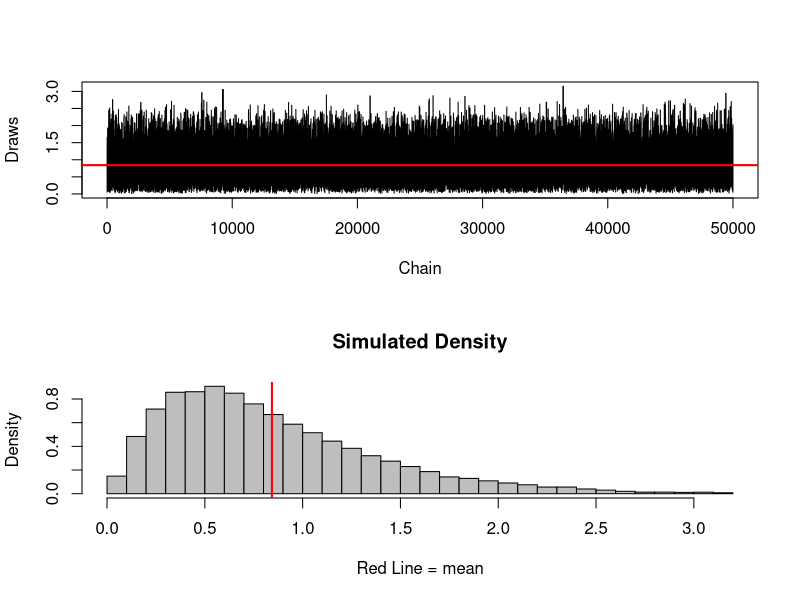
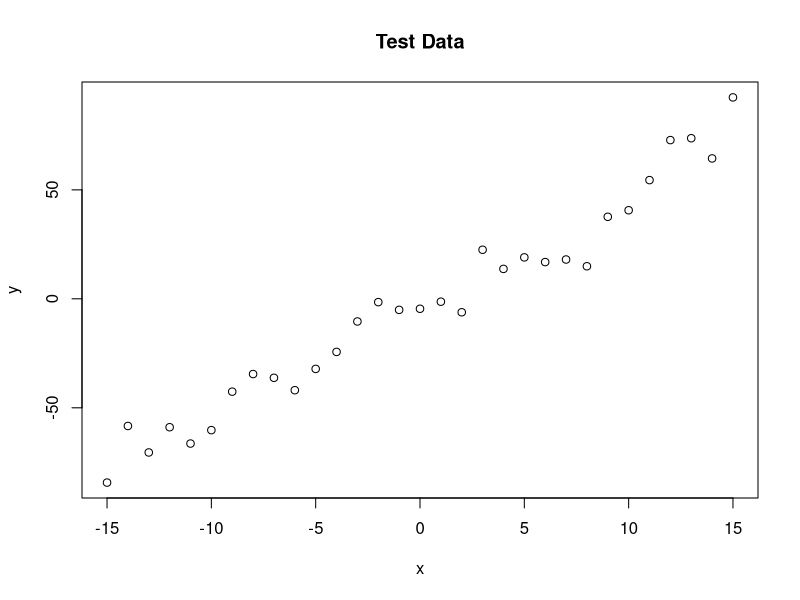
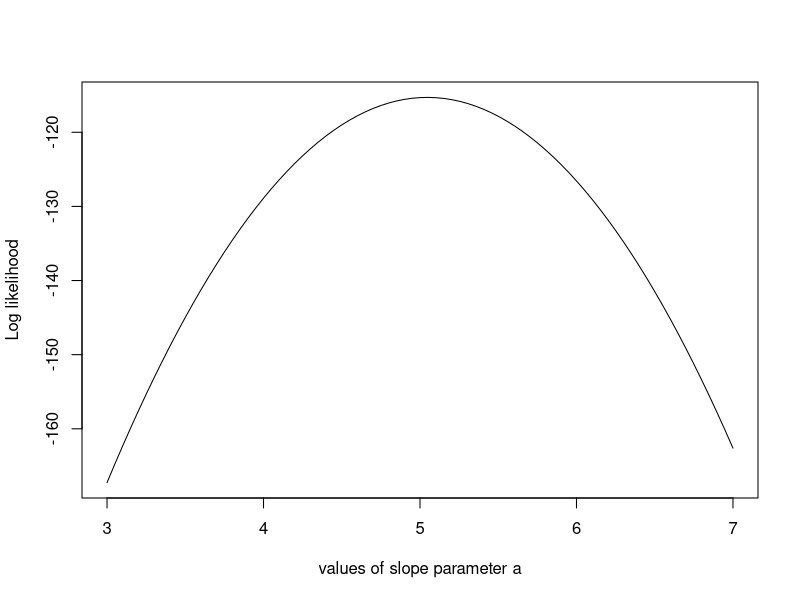
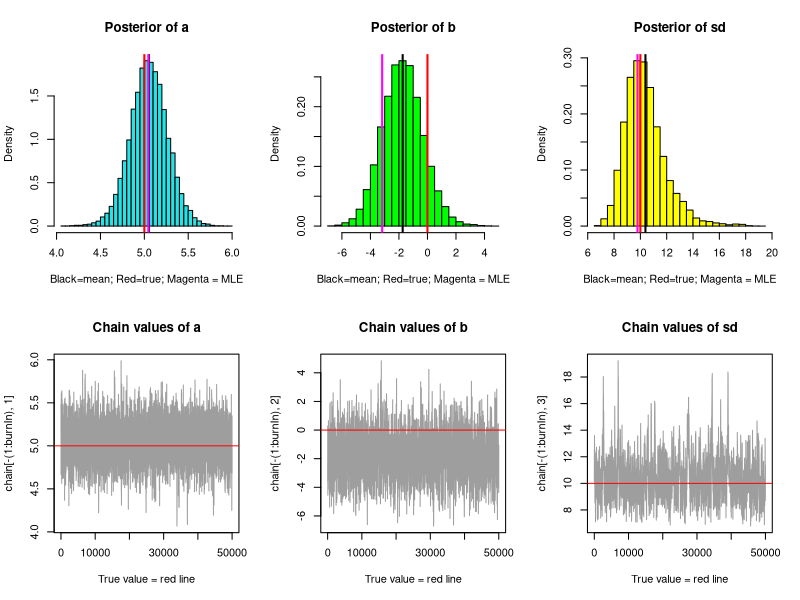

The R script that drew these images, in order:
## ---- chunk 1
set.seed(123)
gamm<-function (n, a, b){
        mu <- a/b
        sig <- sqrt(a/(b * b))
        vec <- vector("numeric", n)
        x <- 3*a/b
        vec[1] <- x
        for (i in 2:n) {
                can <- rnorm(1, mu, sig)
                aprob <- min(1, (dgamma(can, a, b)/dgamma(x, 
                        a, b))/(dnorm(can, mu, sig)/dnorm(x, 
                        mu, sig)))
                u <- runif(1)
                if (u < aprob) 
                        x <- can
                vec[i] <- x
        }
        return(vec)
}
## ---- chunk 2
nrep<- 55000
burnin<- 5000
shape<- 2.3
rate<-2.7

vec<-gamm(nrep,shape, rate)

## ---- chunk 3
vec=vec[-(1:burnin)]
#vec=vec[burnin:length(vec)]
## ---- chunk 4
par(mfrow=c(2,1)) # change main frame, how many graphs in one frame
plot(ts(vec), xlab="Chain", ylab="Draws")
abline(h = mean(vec), lwd="2", col="red" )
hist(vec,30, prob=TRUE, xlab="Red Line = mean", col="grey", main="Simulated Density")
abline(v = mean(vec), lwd="2", col="red" )
par(mfrow=c(1,1)) # go back to default
## ---- chunk 5
summary(vec[-(1:burnin)]);  
var(vec[-(1:burnin)])
## ---- chunk 6
trueA <- 5
trueB <- 0
trueSd <- 10
sampleSize <- 31
## ---- chunk 7
# create independent x-values, around zero
x <- (-(sampleSize-1)/2):((sampleSize-1)/2)
# create dependent values according to ax + b + N(0,sd)
y <-  trueA * x + trueB + rnorm(n=sampleSize,mean=0,sd=trueSd)

par(mfrow = c(1,1))
plot(x,y, main="Test Data")

## ---- chunk 8
likelihood <- function(param){
    a = param[1]
    b = param[2]
    sd = param[3]
     
    pred = a*x + b
    singlelikelihoods = dnorm(y, mean = pred, sd = sd, log = T)
    sumll = sum(singlelikelihoods)
    return(sumll)   
}
## ---- chunk 9
# Example: plot the likelihood profile of the slope a
slopevalues <- function(x){return(likelihood(c(x, trueB, trueSd)))}
slopelikelihoods <- lapply(seq(3, 7, by=.05), slopevalues )
plot (seq(3, 7, by=.05), slopelikelihoods , type="l", xlab = "values of slope parameter a", ylab = "Log likelihood")

## ---- chunk 10
# Prior distribution
prior <- function(param){
    a = param[1]
    b = param[2]
    sd = param[3]
# CHANGE THE NEXT 3 LINES TO CHANGE THE PRIOR, log is True, so these are log density/likelihood
    aprior = dunif(a, min=0, max=10, log = T)
    bprior = dnorm(b, sd = 2, log = T)
    sdprior = dunif(sd, min=0, max=30, log = T)
    return(aprior+bprior+sdprior)
}
## ---- chunk 11
posterior <- function(param){
   return (likelihood(param) + prior(param))
}

## ---- chunk 12
######## Metropolis algorithm ################
 
proposalfunction <- function(param){
    return(rnorm(3,mean = param, sd= c(0.1,0.5,0.3)))

}
 
run_metropolis_MCMC <- function(startvalue, iterations){
    chain = array(dim = c(iterations+1,3))
    chain[1,] = startvalue
    for (i in 1:iterations){
        proposal = proposalfunction(chain[i,])
         
        probab = exp(posterior(proposal) - posterior(chain[i,]))
        if (runif(1) < probab){
            chain[i+1,] = proposal
        }else{
            chain[i+1,] = chain[i,]
        }
    }
    return(chain)
}
## ---- chunk 13
startvalue = c(4,0,10)
chain = run_metropolis_MCMC(startvalue, 55000)
#str(chain) 
burnIn = 5000
acceptance = 1-mean(duplicated(chain[-(1:burnIn),]))
#?duplicated
## ---- chunk 14
summary(cbind(chain[-(1:burnIn),1],chain[-(1:burnIn),2],chain[-(1:burnIn),3]))

# for comparison:
summary(lm(y~x))
summary(lm(y~x))$sigma
coefficients(lm(y~x))[1]
coefficients(lm(y~x))[2]
## ---- chunk 15
### Summary: #######################
 
par(mfrow = c(2,3))
hist(chain[-(1:burnIn),1],prob=TRUE,nclass=30,col="109" , main="Posterior of a", xlab="Black=mean; Red=true; Magenta = MLE" )
abline(v = mean(chain[-(1:burnIn),1]), lwd="2")
abline(v = trueA, col="red", lwd="2" )
abline(v = coefficients(lm(y~x))[2], col="magenta", lwd="2" )

hist(chain[-(1:burnIn),2],prob=TRUE, nclass=30, col="green",main="Posterior of b", xlab="Black=mean; Red=true; Magenta = MLE")
abline(v = mean(chain[-(1:burnIn),2]), lwd="2")
abline(v = trueB, col="red", lwd="2" )
abline(v = coefficients(lm(y~x))[1], col="magenta", lwd="2" )

hist(chain[-(1:burnIn),3],prob=TRUE, nclass=30, col="yellow",main="Posterior of sd", xlab="Black=mean; Red=true; Magenta = MLE")
abline(v = mean(chain[-(1:burnIn),3]), lwd="2" )
abline(v = trueSd, col="red", lwd="2" )
abline(v = summary(lm(y~x))$sigma, col="magenta", lwd="2" )

plot(chain[-(1:burnIn),1], col="648",type = "l", xlab="True value = red line" , main = "Chain values of a" )
abline(h = trueA, col="red" )
plot(chain[-(1:burnIn),2], col="648",type = "l", xlab="True value = red line" , main = "Chain values of b" )
abline(h = trueB, col="red" )
plot(chain[-(1:burnIn),3], col="648",type = "l", xlab="True value = red line" , main = "Chain values of sd" )
abline(h = trueSd, col="red" )
